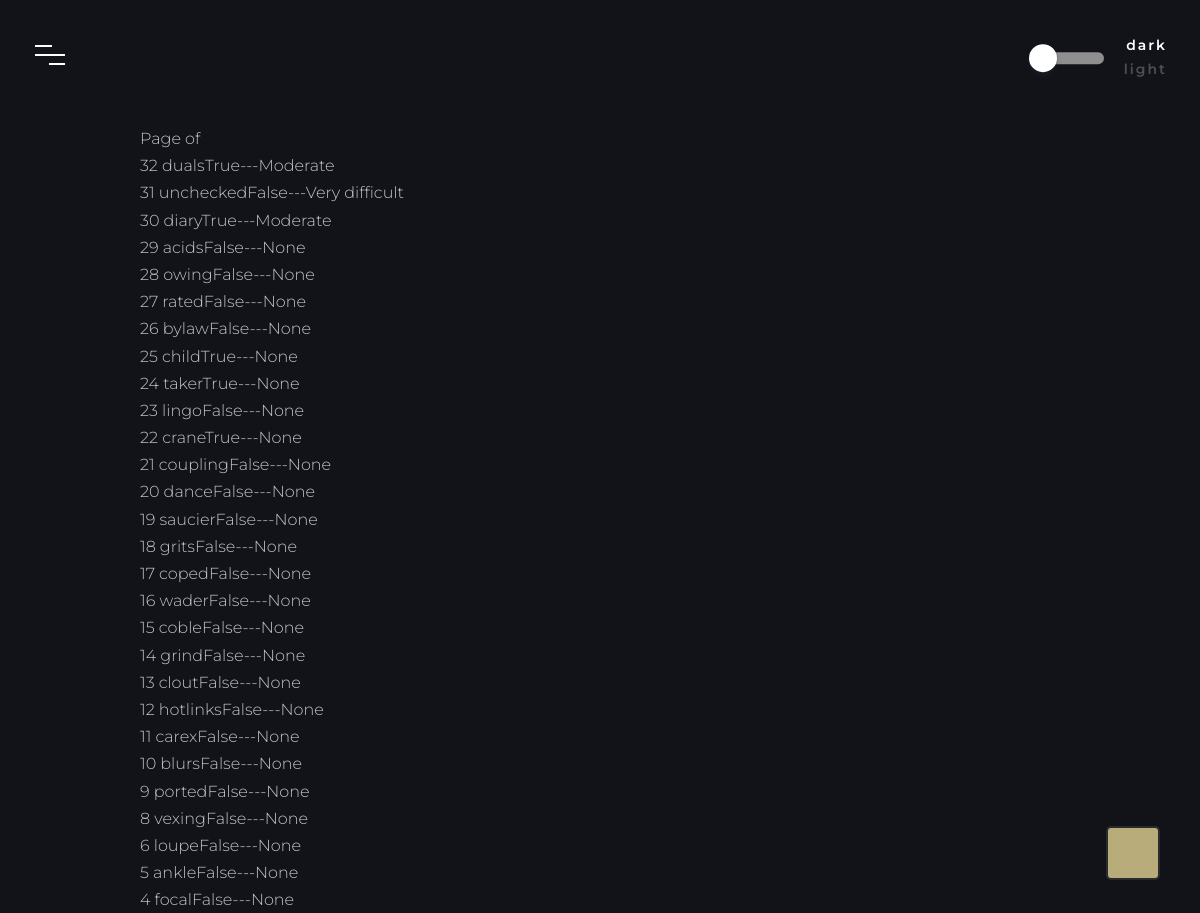
The page /wordle/ (signed in) on the database its author committed.
### wordle/models.py (models this page shows)
class WordleHistory(models.Model):
    player = models.ForeignKey(
        USER_MODEL,
        related_name="wordlehistory",
        on_delete=models.CASCADE,
        null = True
    )
    word = models.CharField(max_length=10)
    length = models.PositiveSmallIntegerField(
        default=5,
        verbose_name="Word length",
        validators=[
            MaxValueValidator(9),
            MinValueValidator(4),
        ]
    )
    duplicates = models.BooleanField(default=False, verbose_name="Allow duplicate letters")
    tries = models.PositiveSmallIntegerField(
        default=6,
        verbose_name="Guesses allowed",
        validators=[
            MaxValueValidator(10),
            MinValueValidator(3),
        ]
    )
    guesses_needed = models.IntegerField(null=True,blank=True)
    cleared = models.BooleanField(default=False)
    difficulty = models.CharField(max_length=100, null=True)
    attempted_at = models.DateTimeField(auto_now_add=True)
    def __str__(self):
        return f'{self.id} {self.word}'

### wordle/views.py (the view)
# urls.py: path("", WordleHistoryList.as_view(), name="wordle_history"),
class WordleHistoryList(ListView):
    model = WordleHistory
    template_name = "wordle/history.html"
    def get_queryset(self):
        users = get_user_model()
        if self.request.user not in users.objects.all():
            return None
        return WordleHistory.objects.order_by("-attempted_at").filter(player=self.request.user)

### wordle/templates/wordle/history.html (shortened to what this page needs)
{% extends 'base.html' %}
{% block content %}
  <main>
    <div class="main-page-gallery">
      {% if user.is_authenticated %}
        <div class="pagination padded">
            Page {{ page_obj.number }} of {{ page_obj.paginator.num_pages }}
        </div>
        {% for item in wordlehistory_list %}
            <div>
              {{item}}{{item.cleared}}---{{item.difficulty}}
            </div>
        {% endfor %}
      {% endif %}
    </div>
  </main>
{% endblock content %}

### wordle/static/css/cat.css (style rules this page uses)
*, *:before, *:after { position: relative; }

### wordle/static/css/app.css (style rules this page uses)
body, html { height: 100%; width: 100%; margin: 0; padding: 0; overflow: auto; }
body { font-family: 'Montserrat', sans-serif; font-weight: 300; line-height: 1.7; color: #c4c3ca; background-color: #121318; background-image: url('https://www.transparenttextures.com/patterns/food.png'); background-position: center; background-repeat: repeat; -webkit-transition: all 300ms linear; transition: all 300ms linear; }
main { position: absolute; top: 125px; left: 140px; right: 140px; }

### rows shown on the page
WordleHistory: id+word "32 duals", cleared "True", difficulty "Moderate"
WordleHistory: id+word "31 unchecked", cleared "False", difficulty "Very difficult"
WordleHistory: id+word "30 diary", cleared "True", difficulty "Moderate"
WordleHistory: id+word "29 acids", cleared "False", difficulty "None"
WordleHistory: id+word "28 owing", cleared "False", difficulty "None"
WordleHistory: id+word "27 rated", cleared "False", difficulty "None"
WordleHistory: id+word "26 bylaw", cleared "False", difficulty "None"
WordleHistory: id+word "25 child", cleared "True", difficulty "None"
WordleHistory: id+word "24 taker", cleared "True", difficulty "None"
WordleHistory: id+word "23 lingo", cleared "False", difficulty "None"
WordleHistory: id+word "22 crane", cleared "True", difficulty "None"
WordleHistory: id+word "21 coupling", cleared "False", difficulty "None"
WordleHistory: id+word "20 dance", cleared "False", difficulty "None"
WordleHistory: id+word "19 saucier", cleared "False", difficulty "None"
WordleHistory: id+word "18 grits", cleared "False", difficulty "None"
WordleHistory: id+word "17 coped", cleared "False", difficulty "None"
WordleHistory: id+word "16 wader", cleared "False", difficulty "None"
WordleHistory: id+word "15 coble", cleared "False", difficulty "None"
WordleHistory: id+word "14 grind", cleared "False", difficulty "None"
WordleHistory: id+word "13 clout", cleared "False", difficulty "None"
WordleHistory: id+word "12 hotlinks", cleared "False", difficulty "None"
WordleHistory: id+word "11 carex", cleared "False", difficulty "None"
WordleHistory: id+word "10 blurs", cleared "False", difficulty "None"
WordleHistory: id+word "9 ported", cleared "False", difficulty "None"
WordleHistory: id+word "8 vexing", cleared "False", difficulty "None"
WordleHistory: id+word "6 loupe", cleared "False", difficulty "None"
WordleHistory: id+word "5 ankle", cleared "False", difficulty "None"
WordleHistory: id+word "4 focal", cleared "False", difficulty "None"
